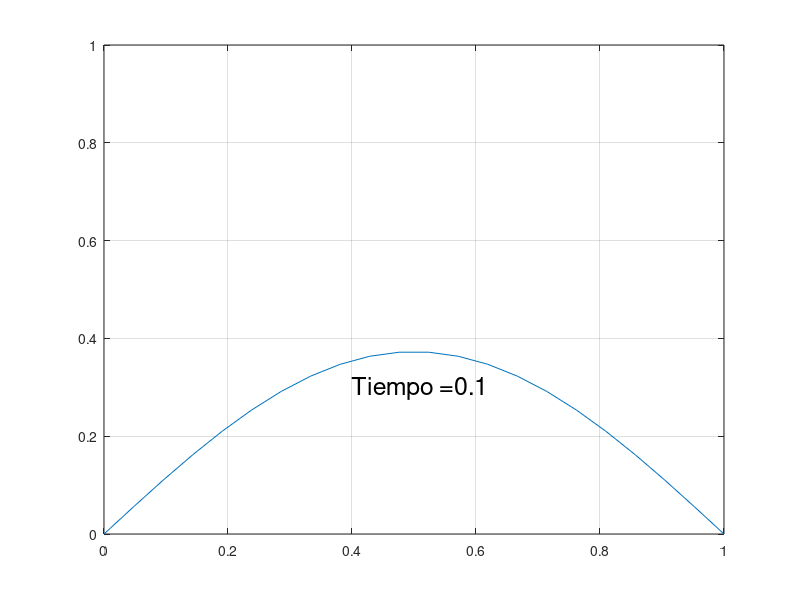

The MATLAB script that drew this image:
function calor_explicito
  a=0;
  b=1;
  tfinal=0.1;
  n=20;
  m=320;
  h=(b-a)/(n+1);
  k=(tfinal-0)/(m+1);
  r=k/h^2;
  x=a:h:b;
  unew=sin(pi*x); %condicion inicial y se supone que no vamos a guardar todos solo dos niveles

  for j=1:m+1
    uold=unew;
    t=j*k;



    for i=2:n+1   %dada la solución j-1 se saca la solución en el nivel j
    unew(i)=r*uold(i+1)+r*uold(i-1)+(1-2*r)*uold(i);
  end

  %condiciones de contorno con t=t
unew(1)=0;
unew(n+2)=0;
solex=exp(-pi*pi*t)*sin(pi*x);
error(j)=max(abs(unew-solex));     %error para cada nivel j
plot(x,unew)
text(0.4,0.3,['Tiempo =',num2str(t)],'Fontsize',18)
grid on
axis([0 1 0 1] );
pause(0.5)
end
maxerror=max(error)
display(maxerror)
